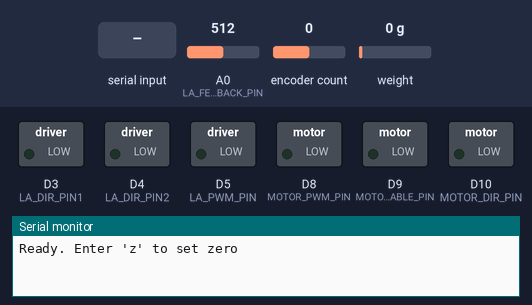
Simulated run of this sketch. Board: Arduino Due. Shown: switched loads named in the sketch (green lamp = pin HIGH), the last lines printed to the serial monitor. The inputs (shaded band) are chosen by the test bench; at power-on: encoder count 0, A0 (LA_FEEDBACK_PIN) = 512, weight on the scale 0 g.

Above: at 1.6 s.
1.7 s: "z90\n" received over Serial
3.2 s: "N,1\n" received over Serial
At 4.5 s:
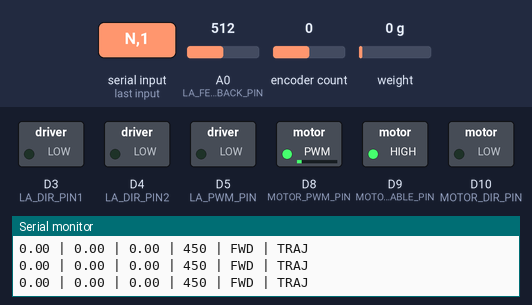
6.2 s: encoder count set to 1
At 8.6 s:
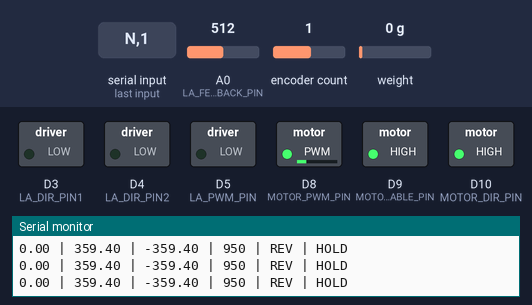
9.2 s: A0 (LA_FEEDBACK_PIN) set to 487
At 10.2 s:
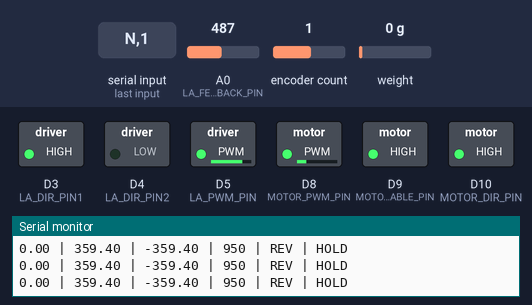
10.7 s: encoder count set to 0
At 13.5 s:
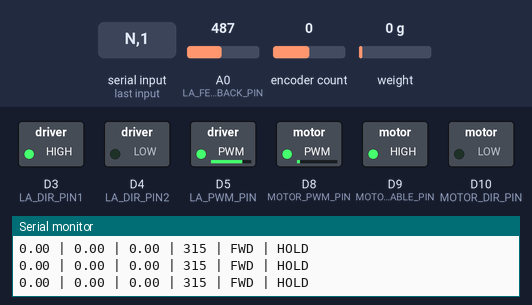
13.7 s: A0 (LA_FEEDBACK_PIN) set to 716
At 14.6 s:
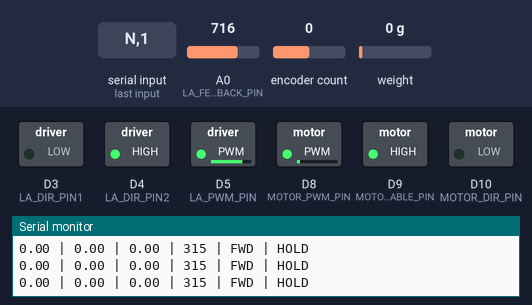
Timing chart, 0 to 16.2 s (numbered marks = the images above; inputs shaded):
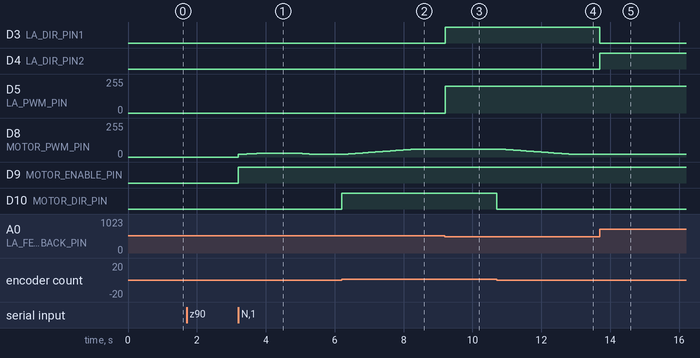

The sketch:

CombinedControl_Bidirection.ino
```cpp
#include "HX711_ADC.h"
#include <Encoder.h>

// ============================================
// MAXON MOTOR CONFIGURATION
// ============================================

#define calibration_factor  398046.19

// HX711 pin definitions
#define LOADCELL1_DOUT_PIN 34
#define LOADCELL1_SCK_PIN 35

// Orange encoder definitions
#define ENCODER_A 25
#define ENCODER_B 26

// Encoder specifications
const int PPR = 600;
const int COUNTS_PER_REV = PPR * 4;

// Encoder object
Encoder orangeEncoder(ENCODER_A, ENCODER_B);

// Motor PWM pins
const int MOTOR_PWM_PIN = 8;
const int MOTOR_ENABLE_PIN = 9;
const int MOTOR_DIR_PIN = 10;

// Motor control variables
float currentJointAngle = 0.0;
float Theta;
float Theta_prev;
float Theta_vel;
float motor_PWM;
float motor_error;
float t;
float t_prev;
float torque;

// Minimum Jerk Trajectory variables
float traj_start_angle;
float traj_target_angle;
float traj_start_time;
float traj_duration;
bool traj_active;
bool traj_complete;
float traj_desired_pos;
float traj_desired_vel;
float traj_desired_acc;

// Direction tracking
// +1 means MOTOR_DIR_PIN = LOW drives joint positive
// -1 means MOTOR_DIR_PIN = HIGH drives joint positive
// Adjust this to match your hardware wiring
const int POSITIVE_DIR_PIN_STATE = LOW;   // <-- TUNE IF NEEDED
const int NEGATIVE_DIR_PIN_STATE = HIGH;  // <-- TUNE IF NEEDED

bool holding_mode = false;

// Smooth transition variables
float target_PWM = 0;
float current_PWM_smooth = 0;
const float PWM_RAMP_RATE = 300.0;  // Reduced from 600 to prevent jerk

// PID gains with feedforward
float Kp = 6.0;
float Kd = 2.0;
float Kff = 1.2;
float Ki = 0.15;
float error_integral = 0.0;

// PWM limits
const float HOLDING_MIN_PWM  = 450;   // Reduced baseline to reduce jerk in hold
const float HOLDING_MAX_PWM  = 950;
const float REVERSE_MIN_PWM  = 450;   // PWM floor when reversing
const float DEADBAND_DEG     = 0.3;   // Degrees within which we just hold gently

// Load cell instance
HX711_ADC LOADCELL(LOADCELL1_DOUT_PIN, LOADCELL1_SCK_PIN);

// ============================================
// LINEAR ACTUATOR CONFIGURATION
// ============================================
const int LA_PWM_PIN = 5;
const int LA_DIR_PIN1 = 3;
const int LA_DIR_PIN2 = 4;
const int LA_FEEDBACK_PIN = A0;

// LA control parameters
int LA_TARGET_POSITION = 0;
const int LA_TOLERANCE = 10;
const int LA_MOTOR_SPEED = 3200;
int LA_zeroOffset = 0;

// ============================================
// COMBINED STATE MACHINE
// ============================================
enum State {
  WAITING_FOR_ZERO,
  WAITING_FOR_TARGETS,
  RUNNING_MOTION
};

State currentState = WAITING_FOR_ZERO;
float target_angle_deg = 0.0;
int target_position_LA = 0;

void setup() {
  Serial.begin(115200);

  // ===== MOTOR SETUP =====
  LOADCELL.begin();
  LOADCELL.start(1, true);
  LOADCELL.setCalFactor(calibration_factor);

  pinMode(MOTOR_ENABLE_PIN, OUTPUT);
  pinMode(MOTOR_DIR_PIN, OUTPUT);
  pinMode(MOTOR_PWM_PIN, OUTPUT);
  pinMode(ENCODER_A, INPUT_PULLUP);
  pinMode(ENCODER_B, INPUT_PULLUP);

  digitalWrite(MOTOR_ENABLE_PIN, LOW);
  analogWriteResolution(12);

  traj_active   = false;
  traj_complete = false;
  traj_duration = 1.8;

  t_prev    = millis() / 1000.0;
  Theta     = joint_angle() * 3.14159265359 / 180.0;
  Theta_prev = Theta;
  Theta_vel  = 0;

  traj_desired_pos = Theta;
  traj_desired_vel = 0;
  traj_desired_acc = 0;

  // ===== LINEAR ACTUATOR SETUP =====
  pinMode(LA_PWM_PIN, OUTPUT);
  pinMode(LA_DIR_PIN1, OUTPUT);
  pinMode(LA_DIR_PIN2, OUTPUT);
  pinMode(LA_FEEDBACK_PIN, INPUT);

  stopLA();

  Serial.println("Ready. Enter 'z' to set zero");
}

// ============================================
// SET MOTOR DIRECTION BASED ON ERROR SIGN
// This is the single source of truth for direction.
// If error > 0 → joint needs to move positive → drive forward
// If error < 0 → joint needs to move negative → drive reverse
// ============================================
void setMotorDirection(float error) {
  if (error >= 0) {
    digitalWrite(MOTOR_DIR_PIN, POSITIVE_DIR_PIN_STATE);
  } else {
    digitalWrite(MOTOR_DIR_PIN, NEGATIVE_DIR_PIN_STATE);
  }
}

void loop() {
  LOADCELL.update();
  unsigned long currentTime = millis();

  switch (currentState) {

    case WAITING_FOR_ZERO:
      if (Serial.available() > 0) {
        char input = Serial.read();
        while (Serial.available() > 0) Serial.read();

        if (input == 'z' || input == 'Z') {
          orangeEncoder.write(0);
          LA_zeroOffset = analogRead(LA_FEEDBACK_PIN);
          currentState = WAITING_FOR_TARGETS;
          Serial.println("Zero set. Enter targets: angle,position");
        }
      }
      break;

    case WAITING_FOR_TARGETS:
      if (Serial.available() > 0) {
        bool parseSuccess = parseTargets();
        if (parseSuccess) {
          currentState = RUNNING_MOTION;
          Serial.println("Target | Actual | Error | PWM | Dir | Status");
        } else {
          Serial.println("Invalid. Format: angle,position");
        }
      }
      break;

    case RUNNING_MOTION: {
      // ===== TIME & ANGLE UPDATE =====
      t = millis() / 1000.0;
      float dt = t - t_prev;
      if (dt < 0.001) dt = 0.001;

      Theta = joint_angle() * 3.14159265359 / 180.0;
      float vel_raw = (Theta - Theta_prev) / dt;
      Theta_vel = 0.7 * Theta_vel + 0.3 * vel_raw;  // low-pass filter

      // ===== TRAJECTORY =====
      if (traj_active) {
        float elapsed_time = t - traj_start_time;

        if (elapsed_time >= traj_duration) {
          traj_active      = false;
          traj_complete    = true;
          holding_mode     = true;
          traj_desired_pos = traj_target_angle;
          traj_desired_vel = 0;
          traj_desired_acc = 0;
        } else {
          calculateMinimumJerkTrajectory(elapsed_time);
        }
      }

      // ===== ERRORS =====
      motor_error        = traj_desired_pos - Theta;
      float velocity_error = traj_desired_vel - Theta_vel;
      float error_deg    = motor_error * 180.0 / 3.14159265359;
      float abs_error_deg = abs(error_deg);
      float vel_deg_s    = Theta_vel * 180.0 / 3.14159265359;

      // ===== DIRECTION PIN — set from live error, not a cached direction =====
      // This ensures direction always reflects which way motor must turn NOW
      setMotorDirection(motor_error);

      // ===== INTEGRAL with anti-windup =====
      if (abs_error_deg > DEADBAND_DEG) {
        error_integral += motor_error * dt;
        error_integral = constrain(error_integral, -1.0, 1.0);
      } else {
        error_integral *= 0.90;  // Faster decay near target to reduce jerk
      }

      // ===== PID + FEEDFORWARD =====
      float p_term = Kp  * motor_error;
      float i_term = Ki  * error_integral;
      float d_term = Kd  * velocity_error;
      float ff_term = Kff * traj_desired_acc;

      float control_signal = p_term + i_term + d_term + ff_term;

      // ===== PWM CALCULATION =====
      // Use abs(control_signal) because direction is handled by the DIR pin.
      // Apply a smooth scaling relative to error magnitude.
      float abs_control = abs(control_signal);

      if (abs_error_deg < DEADBAND_DEG && abs(vel_deg_s) < 0.5 && holding_mode) {
        // ---- DEADBAND: very close to target, minimal holding PWM ----
        // This is the main fix for jerk after reaching position
        target_PWM = HOLDING_MIN_PWM * 0.7;

      } else {
        // ---- ACTIVE CONTROL: drive toward target in either direction ----
        float base_pwm    = (motor_error >= 0) ? HOLDING_MIN_PWM : REVERSE_MIN_PWM;
        float additional  = abs_control * 220.0;

        // Velocity damping: add extra PWM if moving away from target
        if ((motor_error > 0 && Theta_vel < 0) || (motor_error < 0 && Theta_vel > 0)) {
          additional += abs(vel_deg_s) * 15.0;
        }

        target_PWM = base_pwm + additional;
        target_PWM = constrain(target_PWM, base_pwm * 0.4, HOLDING_MAX_PWM);
      }

      // ===== SMOOTH RAMPING =====
      // Ramp rate is reduced near trajectory start to prevent initial jerk
      float ramp_rate = PWM_RAMP_RATE;
      if (traj_active) {
        float elapsed = t - traj_start_time;
        if (elapsed < 0.20) {
          ramp_rate *= 0.4;  // Very gentle in first 200ms
        } else if (elapsed < 0.50) {
          ramp_rate *= 0.7;  // Moderate ramp 200-500ms
        }
      }

      // Also slow ramp when switching between forward and reverse
      // to prevent direction-change jerk
      float pwm_error_val = target_PWM - current_PWM_smooth;
      float max_change    = ramp_rate * dt;

      if (abs(pwm_error_val) > max_change) {
        current_PWM_smooth += (pwm_error_val > 0) ? max_change : -max_change;
      } else {
        current_PWM_smooth = target_PWM;
      }

      motor_PWM = constrain(current_PWM_smooth, 0, HOLDING_MAX_PWM);

      // ===== APPLY TO MOTOR =====
      digitalWrite(MOTOR_ENABLE_PIN, HIGH);
      analogWrite(MOTOR_PWM_PIN, (int)motor_PWM);

      torque = LOADCELL.getData();

      // ===== LINEAR ACTUATOR =====
      int currentPosLA = analogRead(LA_FEEDBACK_PIN);
      int LA_error_val  = LA_TARGET_POSITION - currentPosLA;

      bool LA_at_target = false;
      if (LA_error_val > LA_TOLERANCE) {
        extendLA(LA_MOTOR_SPEED);
      } else if (LA_error_val < -LA_TOLERANCE) {
        retractLA(LA_MOTOR_SPEED);
      } else {
        stopLA();
        LA_at_target = true;
      }

      // ===== DIAGNOSTICS =====
      float target_deg = traj_desired_pos * 180.0 / 3.14159265359;
      float actual_deg = Theta * 180.0 / 3.14159265359;

      Serial.print(target_deg, 2);
      Serial.print(" | ");
      Serial.print(actual_deg, 2);
      Serial.print(" | ");
      Serial.print(error_deg, 2);
      Serial.print(" | ");
      Serial.print((int)motor_PWM);
      Serial.print(" | ");
      Serial.print(motor_error >= 0 ? "FWD" : "REV");
      Serial.print(" | ");

      if (traj_active) {
        Serial.println("TRAJ");
      } else if (holding_mode) {
        Serial.println("HOLD");
      } else {
        Serial.println("IDLE");
      }

      // ===== HANDLE NEW INPUT =====
      if (traj_complete && LA_at_target) {
        static unsigned long lastPromptTime = 0;
        if (currentTime - lastPromptTime >= 3000) {
          Serial.println("Complete! Enter: angle,position | 'r' to reset");
          lastPromptTime = currentTime;
        }

        if (Serial.available() > 0) {
          char firstChar = Serial.peek();

          if (firstChar == 'r' || firstChar == 'R') {
            Serial.read();
            while (Serial.available() > 0) Serial.read();

            currentState       = WAITING_FOR_ZERO;
            holding_mode       = false;
            current_PWM_smooth = 0;
            error_integral     = 0.0;

            digitalWrite(MOTOR_ENABLE_PIN, LOW);
            analogWrite(MOTOR_PWM_PIN, 0);

            Serial.println("Reset. Enter 'z' to set zero");
          } else {
            bool parseSuccess = parseTargets();
            if (parseSuccess) {
              holding_mode   = false;
              error_integral = 0.0;
              // NOTE: Do NOT reset current_PWM_smooth here.
              // Keeping it avoids a sudden PWM jump at trajectory start.
              Serial.println("Target | Actual | Error | PWM | Dir | Status");
            }
          }
        }
      }

      t_prev     = t;
      Theta_prev = Theta;

      delay(10);
      break;
    }
  }
}

bool parseTargets() {
  String inputStr = "";
  unsigned long startTime = millis();
  while (millis() - startTime < 1000) {
    if (Serial.available() > 0) {
      char c = Serial.read();
      if (c == '\n' || c == '\r') break;
      inputStr += c;
    }
  }
  while (Serial.available() > 0) Serial.read();

  inputStr.trim();
  int commaIndex = inputStr.indexOf(',');
  if (commaIndex == -1) return false;

  String anglePart    = inputStr.substring(0, commaIndex);
  String positionPart = inputStr.substring(commaIndex + 1);
  anglePart.trim();
  positionPart.trim();

  float newAngle      = target_angle_deg;
  bool  updateAngle   = true;

  if (anglePart.equalsIgnoreCase("N")) {
    updateAngle = false;
    newAngle    = joint_angle();
  } else {
    newAngle = anglePart.toFloat();
    if (newAngle < -360 || newAngle > 360) return false;
  }

  int  newPosition     = target_position_LA;
  bool updatePosition  = true;
  int  currentPosLA    = analogRead(LA_FEEDBACK_PIN);
  int  currentRelative = currentPosLA - LA_zeroOffset;

  if (positionPart.equalsIgnoreCase("N")) {
    updatePosition = false;
    newPosition    = currentRelative;
  } else {
    newPosition = positionPart.toInt();
    if (newPosition < 0 || newPosition > 1023) return false;
  }

  if (!updateAngle && !updatePosition) return false;

  target_angle_deg    = newAngle;
  target_position_LA  = newPosition;
  LA_TARGET_POSITION  = constrain(LA_zeroOffset + target_position_LA, 0, 1023);

  Serial.print("Target: ");
  Serial.print(target_angle_deg, 1);
  Serial.print(" deg, LA: ");
  Serial.println(target_position_LA);

  // Start trajectory from current position
  Theta = joint_angle() * 3.14159265359 / 180.0;
  float target_rad = target_angle_deg * 3.14159265359 / 180.0;

  startMinimumJerkTrajectory(Theta, target_rad, traj_duration);

  return true;
}

float joint_angle() {
  long newCount  = -orangeEncoder.read();
  long angleCount = newCount % COUNTS_PER_REV;
  currentJointAngle = (float)angleCount * 360.0 / COUNTS_PER_REV;
  if (currentJointAngle < 0) currentJointAngle += 360.0;
  return currentJointAngle;
}

void startMinimumJerkTrajectory(float start_pos, float target_pos, float duration) {
  traj_start_angle = start_pos;
  traj_target_angle = target_pos;
  traj_start_time  = millis() / 1000.0;
  traj_duration    = duration;
  traj_active      = true;
  traj_complete    = false;
  // current_PWM_smooth intentionally NOT reset — prevents jerk at start
}

void calculateMinimumJerkTrajectory(float tau) {
  float T  = traj_duration;
  float q0 = traj_start_angle;
  float qf = traj_target_angle;

  float s  = constrain(tau / T, 0.0, 1.0);
  float s2 = s * s;
  float s3 = s2 * s;
  float s4 = s3 * s;
  float s5 = s4 * s;

  traj_desired_pos = q0 + (qf - q0) * (10.0*s3 - 15.0*s4 + 6.0*s5);
  traj_desired_vel = (qf - q0) / T * (30.0*s2 - 60.0*s3 + 30.0*s4);
  traj_desired_acc = (qf - q0) / (T*T) * (60.0*s - 180.0*s2 + 120.0*s3);
}

void extendLA(int speed) {
  digitalWrite(LA_DIR_PIN1, HIGH);
  digitalWrite(LA_DIR_PIN2, LOW);
  analogWrite(LA_PWM_PIN, speed);
}

void retractLA(int speed) {
  digitalWrite(LA_DIR_PIN1, LOW);
  digitalWrite(LA_DIR_PIN2, HIGH);
  analogWrite(LA_PWM_PIN, speed);
}

void stopLA() {
  digitalWrite(LA_DIR_PIN1, LOW);
  digitalWrite(LA_DIR_PIN2, LOW);
  analogWrite(LA_PWM_PIN, 0);
}
```

Measured:
- the behaviour switches between 503 and 502 on A0 (LA_FEEDBACK_PIN) (found by bisection; images 2 and 3)
- after the input at 3.2 s, D8 (MOTOR_PWM_PIN): rises from 0/255 to 28/255 in 0.59 s, then falls to 19/255 in 1.6 s; D9 (MOTOR_ENABLE_PIN): LOW → HIGH at once
- after the input at 6.2 s, D8 (MOTOR_PWM_PIN): moves from 19/255 to 59/255 over 2.1 s, starting at once; D10 (MOTOR_DIR_PIN): LOW → HIGH at once
- after the input at 9.2 s, D3 (LA_DIR_PIN1): LOW → HIGH at once; D5 (LA_PWM_PIN): 0/255 → 199/255 at once
- after the input at 10.7 s, D8 (MOTOR_PWM_PIN): moves from 59/255 to 19/255 over 2.1 s, starting after 0.17 s; D10 (MOTOR_DIR_PIN): HIGH → LOW at once
- after the input at 13.7 s, D3 (LA_DIR_PIN1): HIGH → LOW at once; D4 (LA_DIR_PIN2): LOW → HIGH at once
